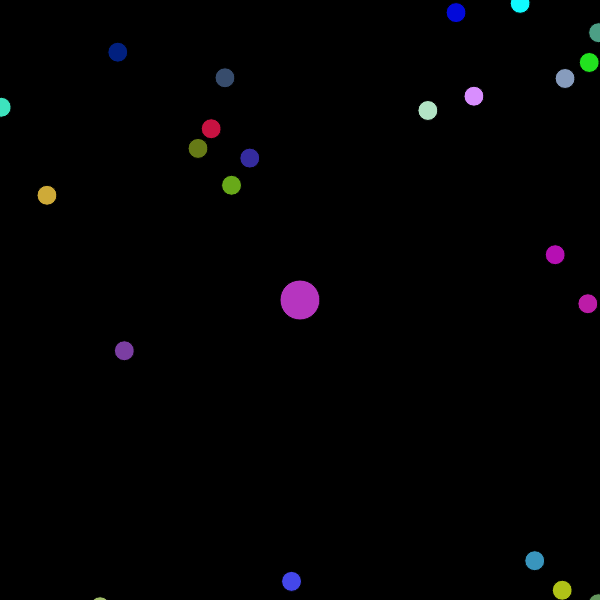
Frame 1 (no input)
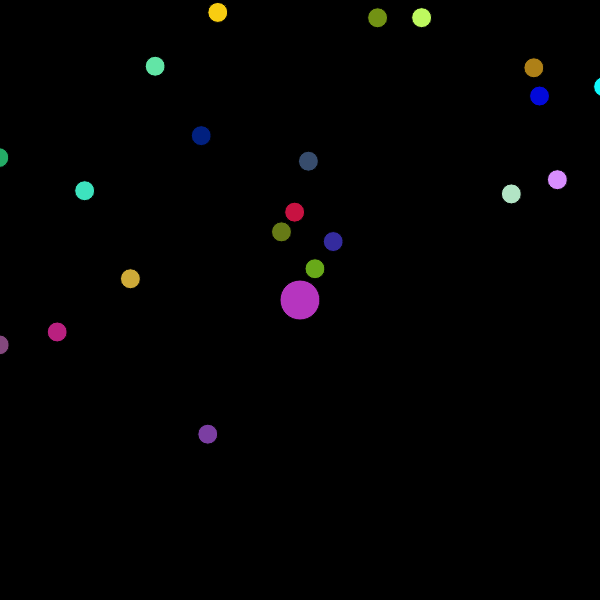
Frame 60 (no input)
Frame 120 (the mouse pressed at the canvas centre since frame 60): identical to frame 60, image omitted

The p5.js sketch that drew these frames (run headless with seeded random() and noise() and a simulated clock; from frame 60 on, the mouse is pressed at the canvas centre):

// p5.js sketch
// ── sketch.js
var player;
var foodCells = [];
const numberOfFoodCells = 200;
const velocityMagnitude = 2;

function setup() {
	createCanvas(600, 600);
	player = new Cell(20, createVector(width/2, height/2));
	for(let i = 0; i < numberOfFoodCells; i++) {
		foodCells[i] = new Cell(10);
	}
}

function draw() {
	background(0);
	player.show();
	let playerVelocity = player.getVelocity();
	for(let i = foodCells.length -1; i > 0; i--) {
		foodCells[i].move(p5.Vector.mult(playerVelocity, -1));
		foodCells[i].show();
	}
}
// ── cell.js
function Cell(radius, position) {
	this.radius = radius || 20;
	this.position = position || createVector(random(-width, width*2), random(-height, height*2));
	this.area = 0;
	this.c = color(random(255), random(255), random(255));
}
Cell.prototype.getVelocity = function() {
	let velocity = createVector(mouseX, mouseY);
	velocity.sub(this.position);
	return velocity.setMag(velocityMagnitude); //Scalable later?
}
Cell.prototype.move = function(velocity) {
	this.position = this.position.add(velocity);
}
// Cell.prototype.update = function() {
// 	let velocity = createVector(mouseX, mouseY);
// 	velocity.sub(this.position);
// 	velocity.setMag(3); //TODO set scalable speed
// 	this.position.add(velocity);
// }
Cell.prototype.show = function() {
	fill(this.c)
	ellipse(this.position.x, this.position.y, this.radius*2);
}
Cell.prototype.calculateArea = function() {
	return PI * sq(this.radius);
}
